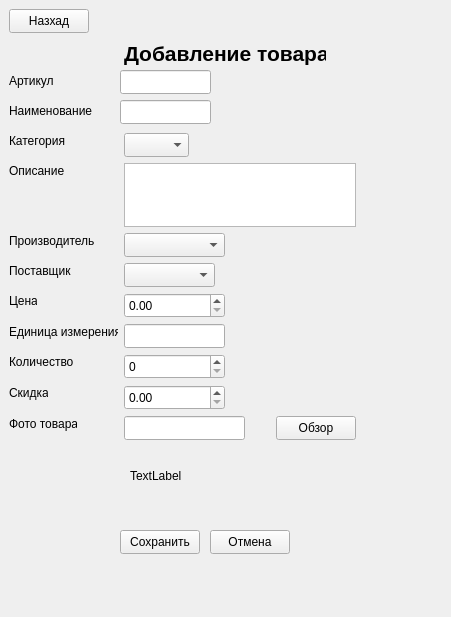
<?xml version="1.0" encoding="UTF-8"?>
<ui version="4.0">
 <class>Form</class>
 <widget class="QWidget" name="Form">
  <property name="geometry">
   <rect>
    <x>0</x>
    <y>0</y>
    <width>451</width>
    <height>617</height>
   </rect>
  </property>
  <property name="windowTitle">
   <string>Form</string>
  </property>
  <widget class="QLabel" name="label_9">
   <property name="geometry">
    <rect>
     <x>9</x>
     <y>324</y>
     <width>109</width>
     <height>16</height>
    </rect>
   </property>
   <property name="text">
    <string>Единица измерения</string>
   </property>
  </widget>
  <widget class="QLabel" name="label_6">
   <property name="geometry">
    <rect>
     <x>9</x>
     <y>233</y>
     <width>85</width>
     <height>16</height>
    </rect>
   </property>
   <property name="text">
    <string>Производитель</string>
   </property>
  </widget>
  <widget class="QComboBox" name="comboBox_3">
   <property name="geometry">
    <rect>
     <x>124</x>
     <y>263</y>
     <width>91</width>
     <height>24</height>
    </rect>
   </property>
  </widget>
  <widget class="QLabel" name="label_11">
   <property name="geometry">
    <rect>
     <x>9</x>
     <y>385</y>
     <width>39</width>
     <height>16</height>
    </rect>
   </property>
   <property name="text">
    <string>Скидка</string>
   </property>
  </widget>
  <widget class="QLineEdit" name="lineEdit_3">
   <property name="geometry">
    <rect>
     <x>124</x>
     <y>324</y>
     <width>101</width>
     <height>24</height>
    </rect>
   </property>
  </widget>
  <widget class="QLabel" name="label_10">
   <property name="geometry">
    <rect>
     <x>9</x>
     <y>354</y>
     <width>65</width>
     <height>16</height>
    </rect>
   </property>
   <property name="text">
    <string>Количество</string>
   </property>
  </widget>
  <widget class="QLabel" name="label_4">
   <property name="geometry">
    <rect>
     <x>9</x>
     <y>133</y>
     <width>56</width>
     <height>16</height>
    </rect>
   </property>
   <property name="text">
    <string>Категория</string>
   </property>
  </widget>
  <widget class="QPushButton" name="pushButton_2">
   <property name="geometry">
    <rect>
     <x>120</x>
     <y>530</y>
     <width>80</width>
     <height>24</height>
    </rect>
   </property>
   <property name="text">
    <string>Сохранить</string>
   </property>
  </widget>
  <widget class="QLabel" name="label_5">
   <property name="geometry">
    <rect>
     <x>9</x>
     <y>163</y>
     <width>55</width>
     <height>16</height>
    </rect>
   </property>
   <property name="text">
    <string>Описание</string>
   </property>
  </widget>
  <widget class="QLabel" name="label_7">
   <property name="geometry">
    <rect>
     <x>9</x>
     <y>263</y>
     <width>63</width>
     <height>16</height>
    </rect>
   </property>
   <property name="text">
    <string>Поставщик</string>
   </property>
  </widget>
  <widget class="QLabel" name="label_12">
   <property name="geometry">
    <rect>
     <x>9</x>
     <y>416</y>
     <width>68</width>
     <height>16</height>
    </rect>
   </property>
   <property name="text">
    <string>Фото товара</string>
   </property>
  </widget>
  <widget class="QLabel" name="label_2">
   <property name="geometry">
    <rect>
     <x>9</x>
     <y>73</y>
     <width>46</width>
     <height>16</height>
    </rect>
   </property>
   <property name="text">
    <string>Артикул</string>
   </property>
  </widget>
  <widget class="QLabel" name="label_3">
   <property name="geometry">
    <rect>
     <x>9</x>
     <y>103</y>
     <width>83</width>
     <height>16</height>
    </rect>
   </property>
   <property name="text">
    <string>Наименование</string>
   </property>
  </widget>
  <widget class="QPushButton" name="pushButton_3">
   <property name="geometry">
    <rect>
     <x>210</x>
     <y>530</y>
     <width>80</width>
     <height>24</height>
    </rect>
   </property>
   <property name="text">
    <string>Отмена</string>
   </property>
  </widget>
  <widget class="QComboBox" name="comboBox_2">
   <property name="geometry">
    <rect>
     <x>124</x>
     <y>233</y>
     <width>101</width>
     <height>24</height>
    </rect>
   </property>
  </widget>
  <widget class="QLabel" name="label_8">
   <property name="geometry">
    <rect>
     <x>9</x>
     <y>293</y>
     <width>28</width>
     <height>16</height>
    </rect>
   </property>
   <property name="text">
    <string>Цена</string>
   </property>
  </widget>
  <widget class="QDoubleSpinBox" name="doubleSpinBox">
   <property name="geometry">
    <rect>
     <x>124</x>
     <y>293</y>
     <width>101</width>
     <height>25</height>
    </rect>
   </property>
   <property name="decimals">
    <number>2</number>
   </property>
   <property name="maximum">
    <double>1000000.000000000000000</double>
   </property>
  </widget>
  <widget class="QDoubleSpinBox" name="doubleSpinBox_2">
   <property name="geometry">
    <rect>
     <x>124</x>
     <y>385</y>
     <width>101</width>
     <height>25</height>
    </rect>
   </property>
   <property name="maximum">
    <double>1000.000000000000000</double>
   </property>
  </widget>
  <widget class="QSpinBox" name="spinBox">
   <property name="geometry">
    <rect>
     <x>124</x>
     <y>354</y>
     <width>101</width>
     <height>25</height>
    </rect>
   </property>
   <property name="maximum">
    <number>100</number>
   </property>
  </widget>
  <widget class="QLineEdit" name="lineEdit_4">
   <property name="geometry">
    <rect>
     <x>124</x>
     <y>416</y>
     <width>121</width>
     <height>24</height>
    </rect>
   </property>
  </widget>
  <widget class="QTextEdit" name="textEdit">
   <property name="geometry">
    <rect>
     <x>124</x>
     <y>163</y>
     <width>232</width>
     <height>64</height>
    </rect>
   </property>
  </widget>
  <widget class="QLineEdit" name="lineEdit_2">
   <property name="geometry">
    <rect>
     <x>120</x>
     <y>100</y>
     <width>91</width>
     <height>24</height>
    </rect>
   </property>
  </widget>
  <widget class="QPushButton" name="pushButton">
   <property name="geometry">
    <rect>
     <x>9</x>
     <y>9</y>
     <width>80</width>
     <height>24</height>
    </rect>
   </property>
   <property name="text">
    <string>Назхад</string>
   </property>
  </widget>
  <widget class="QLabel" name="label">
   <property name="geometry">
    <rect>
     <x>124</x>
     <y>39</y>
     <width>202</width>
     <height>28</height>
    </rect>
   </property>
   <property name="font">
    <font>
     <pointsize>16</pointsize>
     <bold>true</bold>
    </font>
   </property>
   <property name="text">
    <string>Добавление товара</string>
   </property>
  </widget>
  <widget class="QComboBox" name="comboBox">
   <property name="geometry">
    <rect>
     <x>124</x>
     <y>133</y>
     <width>65</width>
     <height>24</height>
    </rect>
   </property>
  </widget>
  <widget class="QLineEdit" name="lineEdit">
   <property name="geometry">
    <rect>
     <x>120</x>
     <y>70</y>
     <width>91</width>
     <height>24</height>
    </rect>
   </property>
  </widget>
  <widget class="QPushButton" name="pushButton_4">
   <property name="geometry">
    <rect>
     <x>276</x>
     <y>416</y>
     <width>80</width>
     <height>24</height>
    </rect>
   </property>
   <property name="text">
    <string>Обзор</string>
   </property>
  </widget>
  <widget class="QLabel" name="label_13">
   <property name="geometry">
    <rect>
     <x>130</x>
     <y>450</y>
     <width>100</width>
     <height>51</height>
    </rect>
   </property>
   <property name="maximumSize">
    <size>
     <width>100</width>
     <height>100</height>
    </size>
   </property>
   <property name="text">
    <string>TextLabel</string>
   </property>
   <property name="scaledContents">
    <bool>true</bool>
   </property>
  </widget>
 </widget>
 <resources/>
 <connections/>
</ui>
